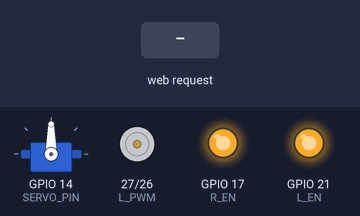
Bench run of a sketch on a simulated ESP32. Shown: servo, motor-driver pin pairs drawn as motors (green arrow = first pin HIGH = forward, orange = second pin HIGH = backward, longer = more drive), output pins drawn as LEDs (lit = HIGH). The test bench sets the inputs (shaded band). WiFi joins after 1.5 s; servers stay silent unless stated; what the sketch prints to the serial monitor is not drawn.

Above: at 2.7 s.
2.8 s: HTTP request GET /motorControl?state=1 received
At 3.1 s:
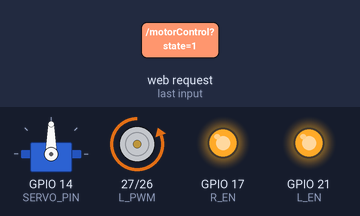
4.3 s: HTTP request GET /setServo?angle=1 received
At 5.5 s:
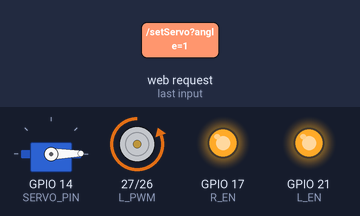
5.8 s: HTTP request GET /motorControl?state=0 received
At 6.6 s:
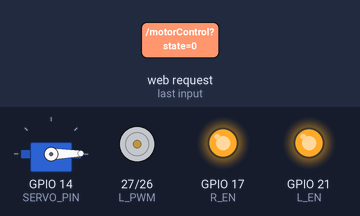
7.3 s: HTTP request GET /setServo?angle=120 received
At 7.8 s:
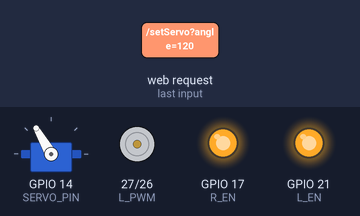
8.8 s: HTTP request GET /motorControl?state=1&angle=1 received
At 10.0 s:
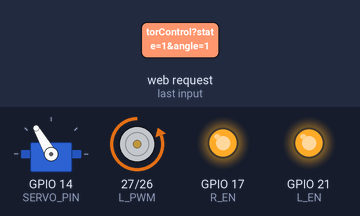
10.3 s: HTTP request GET /motorControl?state=120 received
At 11.3 s:
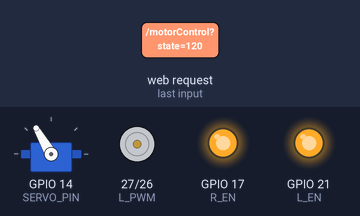
Timing chart, 0 to 12.8 s (numbered marks = the images above; inputs shaded):
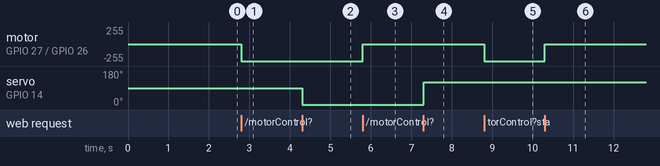

Measured:
- after the input at 2.8 s, motor on GPIO 27 (L_PWM) / GPIO 26 (R_PWM): stopped → backward 255/255 at once
- after the input at 4.3 s, servo on GPIO 14 (SERVO_PIN): 90° → 1° at once
- after the input at 5.8 s, motor on GPIO 27 (L_PWM) / GPIO 26 (R_PWM): backward 255/255 → stopped at once
- after the input at 7.3 s, servo on GPIO 14 (SERVO_PIN): 1° → 120° at once
- after the input at 8.8 s, motor on GPIO 27 (L_PWM) / GPIO 26 (R_PWM): stopped → backward 255/255 at once
- after the input at 10.3 s, motor on GPIO 27 (L_PWM) / GPIO 26 (R_PWM): backward 255/255 → stopped at once

The sketch:

bangchuyenemyeu.ino
```cpp
#include <WiFi.h>
#include <ESPAsyncWebServer.h>
#include <ESP32Servo.h>

/* ====================== Summary ======================
      ====================== 1. Config ======================
          1.1. R_PWM, L_RWM: State of motor
              LOW,LOW: Brake / Stop
              HIGH,LOW: Forward
              LOW,HIGH: Backward
              HIGH,HIGH: Brake
          1.2. R_IS, L_IS: current arlarm output
          1.3. R_EN, L_EN: ENA BTS7960
*/
//Servo
const int SERVO_PIN = 14;
//Motor
const int R_PWM = 26;
const int L_PWM = 27;
const int R_IS = 16;
const int R_EN = 17;
const int L_IS = 18;
const int L_EN = 21;

// ====================== wifi ======================
const char* ssid = "DUY";
const char* password = "12345678";


Servo myServo;
AsyncWebServer server(80);


// ====================== var ======================
String motorStatus = "STOPPED";
int servoAngle = 90;

void setup() {
  Serial.begin(115200);
// ======== setup =========
  myServo.attach(SERVO_PIN);
  myServo.write(servoAngle);

  pinMode(R_PWM, OUTPUT);
  pinMode(L_PWM, OUTPUT);

  pinMode(R_EN, OUTPUT);
  pinMode(L_EN, OUTPUT);

  digitalWrite(R_EN, HIGH);
  digitalWrite(L_EN, HIGH);

  digitalWrite(R_PWM, LOW);
  digitalWrite(L_PWM, LOW);
// ====================================

  // Kết nối WiFi
  WiFi.begin(ssid, password);
  Serial.print("Connecting to WiFi");
  while (WiFi.status() != WL_CONNECTED) {
    delay(500);
    Serial.print(".");
  }
  Serial.println("\nWiFi Connected!");
  Serial.print("ESP32 IP Address: ");
  Serial.println(WiFi.localIP());

  // ====================== WEB SERVER ROUTES ======================

  // Trang chính
  server.on("/", HTTP_GET, [](AsyncWebServerRequest *request) {
    String html = R"rawliteral(
<!DOCTYPE html>
<html>
<head>
  <title>ESP32 Control - Test Response</title>
  <meta name="viewport" content="width=device-width, initial-scale=1">
  <style>
    body { font-family: Arial; text-align: center; margin-top: 30px; }
    button { padding: 12px 24px; margin: 10px; font-size: 18px; cursor: pointer; }
    input[type=range] { width: 80%; margin: 15px 0; }
    .response {
      margin: 20px auto;
      padding: 15px;
      background: #f0f0f0;
      border: 1px solid #ccc;
      border-radius: 8px;
      max-width: 600px;
      text-align: left;
      white-space: pre-wrap;
    }
  </style>
</head>
<body>
  <h1>ESP32 Conveyor & Servo Control</h1>

  <h2>Motor Control</h2>
  <button onclick="controlMotor(1)">BẬT MOTOR</button>
  <button onclick="controlMotor(0)">TẮT MOTOR</button>

  <h2>Servo Control</h2>
  <p>Servo Angle: <span id="servoVal">90</span>°</p>
  <input type="range" min="0" max="180" value="90" id="slider"
         onchange="setServo(this.value)"

  <h2>Phản hồi từ ESP32</h2>
  <div class="response" id="response">Chưa có phản hồi...</div>

  <script>
    function controlMotor(state) {
      fetch(`/motorControl?state=${state}`)
        .then(res => res.json())
        .then(data => {
          document.getElementById('response').innerText =
            `Motor Response:\n` +
            `Status: ${data.status}\n` +
            `Message: ${data.message}\n` +
            `Motor: ${data.motor}`;
        })
        .catch(err => {
          document.getElementById('response').innerText = "Lỗi: " + err;
        });
    }

    function setServo(angle) {
      fetch(`/setServo?angle=${angle}`)
        .then(res => res.json())
        .then(data => {
          document.getElementById('response').innerText =
            `Servo Response:\n` +
            `Status: ${data.status}\n` +
            `Message: ${data.message}`;
          document.getElementById('servoVal').innerText = angle;
        })
        .catch(err => {
          document.getElementById('response').innerText = "Lỗi khi điều khiển Servo";
        });
    }
  </script>
</body>
</html>
)rawliteral";

    request->send(200, "text/html", html);
  });
  server.on("/ping", HTTP_GET,
  [](AsyncWebServerRequest *request)
  {
      request->send(
          200,
          "application/json",
          "{\"status\":\"ok\"}"
      );
  });

  server.on("/motorControl", HTTP_GET, [](AsyncWebServerRequest *request) {
    String message = "";

    if (request->hasParam("state")) {
      int state = request->getParam("state")->value().toInt();

      if (state == 1) {
        digitalWrite(R_PWM, HIGH);
        digitalWrite(L_PWM, LOW);
        motorStatus = "RUNNING";
        message = "Motor đã chạy";
      } else {
        digitalWrite(R_PWM, LOW);
        digitalWrite(L_PWM, LOW);
        motorStatus = "STOPPED";
        message = "Motor đã dừng";
      }
    }

    String json = "{\"status\":\"success\",\"message\":\"" + message + "\",\"motor\":\"" + motorStatus + "\"}";
    request->send(200, "application/json", json);

    Serial.println("Motor: " + motorStatus);
  });

  server.on("/setServo", HTTP_GET, [](AsyncWebServerRequest *request) {
    if (request->hasParam("angle")) {
      servoAngle = request->getParam("angle")->value().toInt();
      servoAngle = constrain(servoAngle, 0, 180);
      myServo.write(servoAngle);

      String json = "{\"status\":\"success\",\"message\":\"Servo góc " + String(servoAngle) + "°\"}";
      request->send(200, "application/json", json);

      Serial.printf("Servo → %d°\n", servoAngle);
    } else {
      request->send(400, "application/json", "{\"status\":\"error\",\"message\":\"Thiếu tham số angle\"}");
    }
  });

  server.begin();
  Serial.println("Connected");
}

void loop() {
}
```
